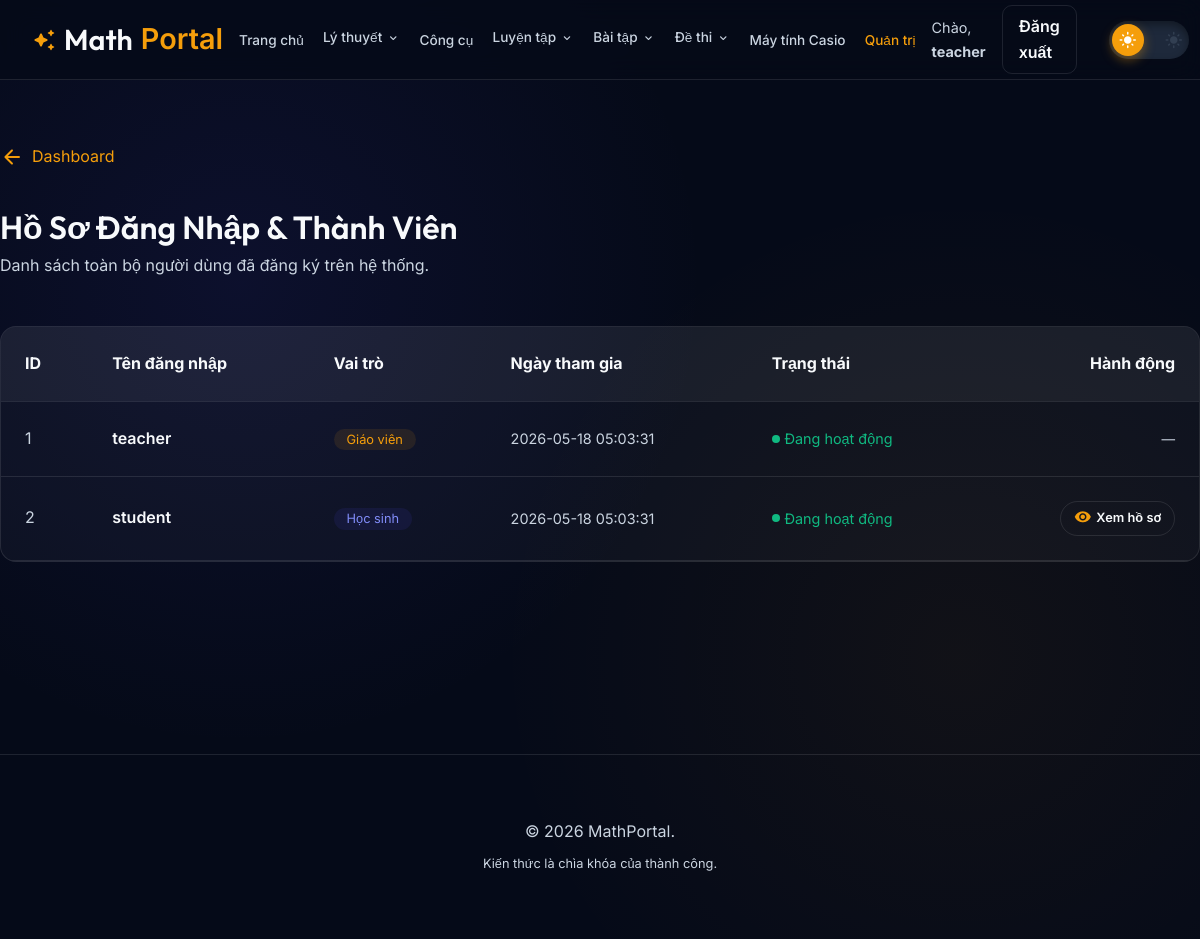
The page /admin/manage_users.php (signed in) on the database as committed earlier.
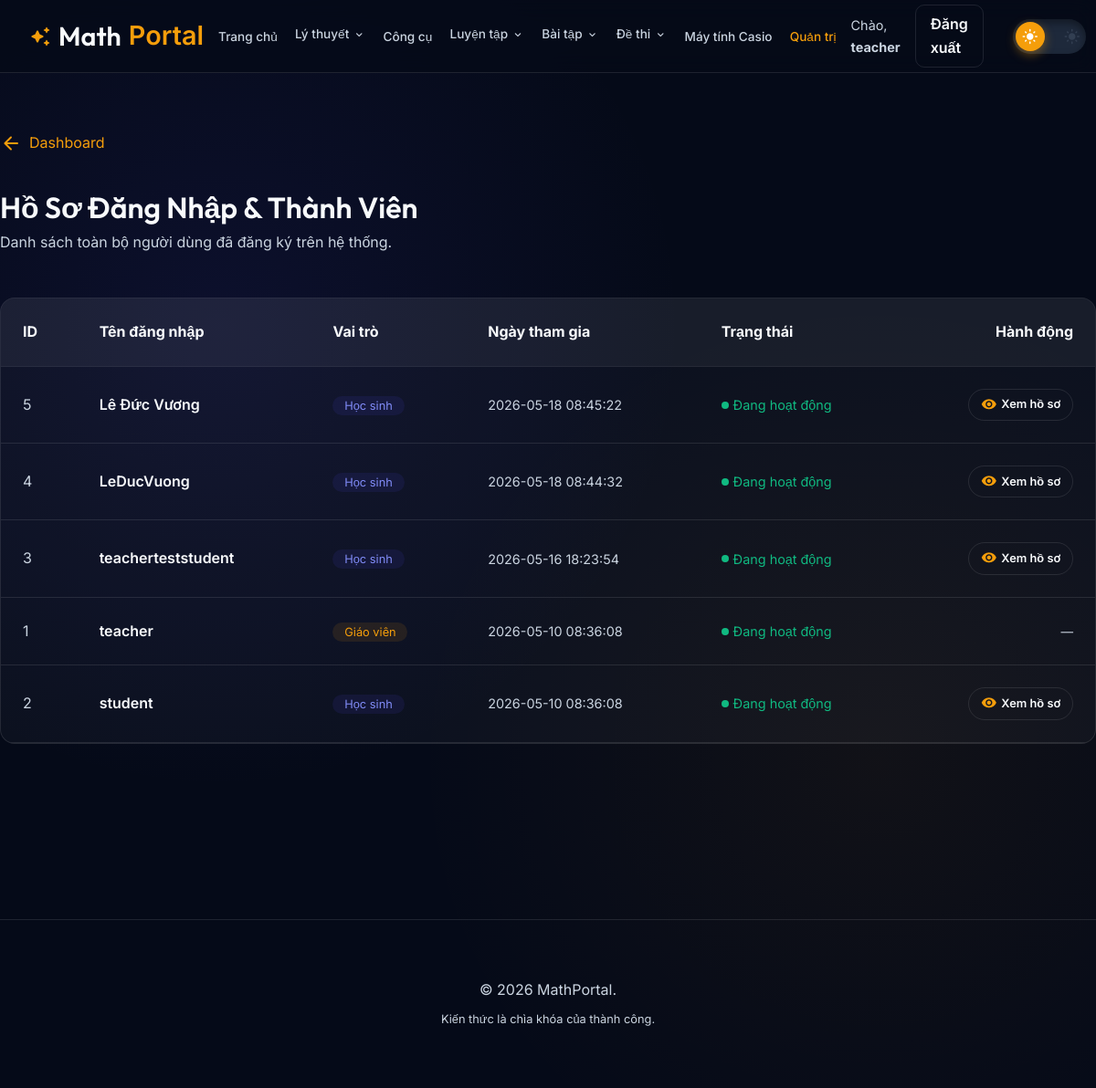
The same page on the database as committed later.
### tables this page shows
CREATE TABLE `users` (
  `id` int(11) NOT NULL,
  `username` varchar(50) NOT NULL,
  `password` varchar(255) NOT NULL,
  `role` enum('teacher','student') DEFAULT 'student',
  `created_at` timestamp NOT NULL DEFAULT current_timestamp()
);

### admin/manage_users.php (the view, shortened to what this page needs)
<?php
require_once '../includes/functions.php';
$users = $pdo->query("SELECT * FROM users ORDER BY created_at DESC")->fetchAll();
include '../includes/header.php';
?>
<main class="container" style="padding: 4rem 0;">
    <a href="dashboard.php" style="color: var(--accent); text-decoration: none; display: flex; align-items: center; gap: 0.5rem; margin-bottom: 2rem;">
        <span class="material-icons-round">arrow_back</span> Dashboard
    </a>
    <h1>Hồ Sơ Đăng Nhập & Thành Viên</h1>
    <p style="color: var(--text-muted); margin-bottom: 3rem;">Danh sách toàn bộ người dùng đã đăng ký trên hệ thống.</p>
    <div class="content-wrapper" style="padding: 0; overflow: hidden;">
        <table style="width: 100%; border-collapse: collapse; text-align: left;">
            <thead>
                <tr style="background: rgba(255,255,255,0.05); border-bottom: 1px solid var(--glass-border);">
                    <th style="padding: 1.5rem;">ID</th>
                    <th style="padding: 1.5rem;">Tên đăng nhập</th>
                    <th style="padding: 1.5rem;">Vai trò</th>
                    <th style="padding: 1.5rem;">Ngày tham gia</th>
                    <th style="padding: 1.5rem;">Trạng thái</th>
                    <th style="padding: 1.5rem; text-align: right;">Hành động</th>
                </tr>
            </thead>
            <tbody>
                <?php foreach($users as $u): ?>
                    <tr style="border-bottom: 1px solid var(--glass-border); transition: background 0.3s;" onmouseover="this.style.background='rgba(255,255,255,0.02)'" onmouseout="this.style.background='transparent'">
                        <td style="padding: 1.5rem; color: var(--text-muted);"><?php echo $u['id']; ?></td>
                        <td style="padding: 1.5rem; font-weight: 600;"><?php echo $u['username']; ?></td>
                        <td style="padding: 1.5rem;">
                            <span style="background: <?php echo ($u['role'] === 'teacher' ? 'rgba(245, 158, 11, 0.1)' : 'rgba(79, 70, 229, 0.1)'); ?>;
                                         color: <?php echo ($u['role'] === 'teacher' ? 'var(--accent)' : 'var(--primary-light)'); ?>;
                                         padding: 0.2rem 0.8rem; border-radius: 20px; font-size: 0.8rem;">
                                <?php echo ($u['role'] === 'teacher' ? 'Giáo viên' : 'Học sinh'); ?>
                            </span>
                        </td>
                        <td style="padding: 1.5rem; color: var(--text-muted); font-size: 0.9rem;"><?php echo $u['created_at']; ?></td>
                        <td style="padding: 1.5rem;">
                            <span style="color: #10b981; display: flex; align-items: center; gap: 0.3rem; font-size: 0.9rem;">
                                <span style="width: 8px; height: 8px; background: #10b981; border-radius: 50%;"></span> Đang hoạt động
                            </span>
                        </td>
                        <td style="padding: 1.5rem; text-align: right;">
                            <?php if ($u['role'] === 'student'): ?>
                                <a href="user_profile.php?id=<?php echo $u['id']; ?>" class="btn btn-outline" style="padding: 0.4rem 0.8rem; font-size: 0.8rem; display: inline-flex; align-items: center; gap: 0.3rem; border-color: rgba(255,255,255,0.1); border-radius: 20px;">
                                    <span class="material-icons-round" style="font-size: 1.1rem; color: var(--accent);">visibility</span> Xem hồ sơ
                                </a>
                            <?php else: ?>
                                <span style="color: var(--text-muted); font-size: 0.85rem;">—</span>
                            <?php endif; ?>
                        </td>
                    </tr>
                <?php endforeach; ?>
            </tbody>
        </table>
    </div>
</main>
<?php include '../includes/footer.php'; ?>

Rows that differ between the two databases and show on the page:
added users: id "5", username "Lê Đức Vương", role "Học sinh", created_at "2026-05-18 08:45:22"
added users: id "4", username "LeDucVuong", role "Học sinh", created_at "2026-05-18 08:44:32"
added users: id "3", username "teacherteststudent", role "Học sinh", created_at "2026-05-16 18:23:54"
changed users "teacher": created_at "2026-05-18 05:03:31" → "2026-05-10 08:36:08"
changed users "student": created_at "2026-05-18 05:03:31" → "2026-05-10 08:36:08"
